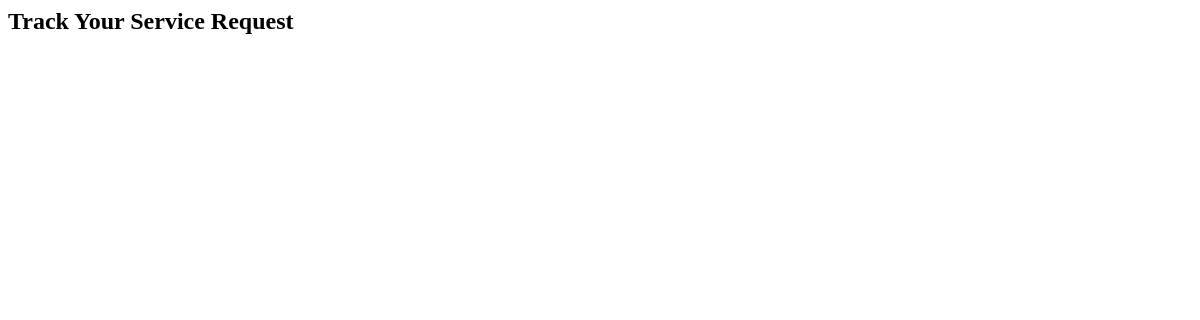
Before: /services/status/ with the older database file.
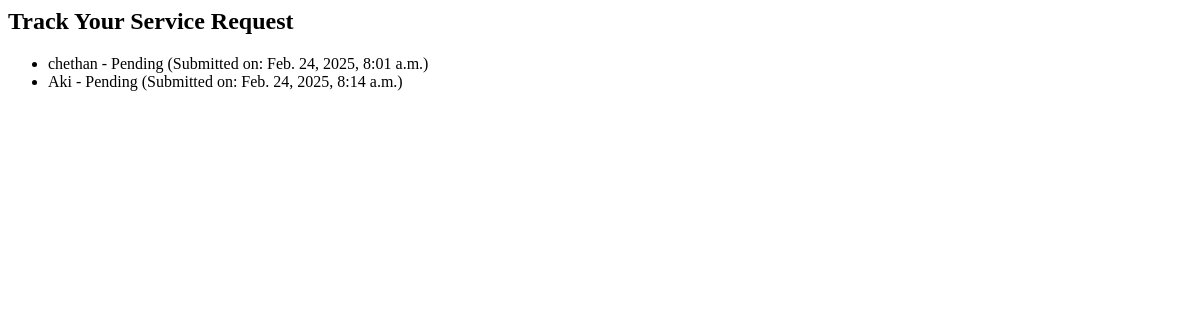
After: the same page with the newer database file.
### services/models.py (models this page shows, shortened)
class ServiceRequest(models.Model):
    email = models.EmailField()
    customer_name = models.CharField(max_length=100)
    attachment = models.FileField(upload_to='uploads/')
    request_type = models.CharField(max_length=50)
    status = models.CharField(max_length=50, default='Pending')
    created_at = models.DateTimeField(auto_now_add=True)
    updated_at = models.DateTimeField(auto_now=True)

### services/views.py (the view)
# urls.py: path('status/', views.track_request, name='track_request'),
def track_request(request):
    service_requests = ServiceRequest.objects.all()  # Get all requests from the database
    return render(request, 'services/track_request.html', {'service_requests': service_requests})

### services/templates/services/track_request.html
<h2>Track Your Service Request</h2>
<ul>
    {% for request in service_requests %}
        <li>{{ request.customer_name }} - {{ request.status }} (Submitted on: {{ request.created_at }})</li>
    {% endfor %}
</ul>

Changed rows visible on the page:
added ServiceRequest: customer_name "chethan", status "Pending", created_at "Feb. 24, 2025, 8:01 a.m."
added ServiceRequest: customer_name "Aki", status "Pending", created_at "Feb. 24, 2025, 8:14 a.m."
